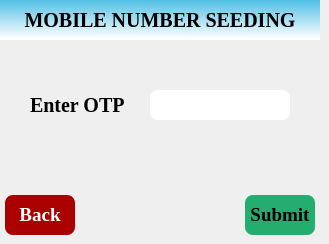
   <widget class="QWidget" name="page_48">
    <widget class="QLabel" name="label_53">
     <property name="geometry">
      <rect>
       <x>0</x>
       <y>0</y>
       <width>320</width>
       <height>40</height>
      </rect>
     </property>
     <property name="font">
      <font>
       <family>Liberation Serif</family>
       <pointsize>15</pointsize>
       <weight>75</weight>
       <bold>true</bold>
      </font>
     </property>
     <property name="styleSheet">
      <string notr="true">background-color: qlineargradient(spread:pad, x1:0.97005, y1:0, x2:0.960199, y2:0.972, stop:0 rgba(80, 191, 229, 255), stop:1 rgba(255, 255, 255, 255));</string>
     </property>
     <property name="text">
      <string>MOBILE NUMBER SEEDING</string>
     </property>
     <property name="alignment">
      <set>Qt::AlignCenter</set>
     </property>
    </widget>
    <widget class="QLabel" name="label_61">
     <property name="geometry">
      <rect>
       <x>30</x>
       <y>90</y>
       <width>120</width>
       <height>30</height>
      </rect>
     </property>
     <property name="font">
      <font>
       <family>Liberation Serif</family>
       <pointsize>15</pointsize>
       <weight>75</weight>
       <bold>true</bold>
      </font>
     </property>
     <property name="styleSheet">
      <string notr="true"/>
     </property>
     <property name="text">
      <string>Enter OTP</string>
     </property>
    </widget>
    <widget class="QLineEdit" name="leditmobupdateotp">
     <property name="geometry">
      <rect>
       <x>150</x>
       <y>90</y>
       <width>140</width>
       <height>30</height>
      </rect>
     </property>
     <property name="font">
      <font>
       <family>Liberation Serif</family>
       <pointsize>15</pointsize>
       <weight>75</weight>
       <bold>true</bold>
      </font>
     </property>
     <property name="styleSheet">
      <string notr="true">border-radius: 8px;
background-color: rgb(255, 255, 255);</string>
     </property>
     <property name="maxLength">
      <number>6</number>
     </property>
    </widget>
    <widget class="QPushButton" name="leditmobupdatebk">
     <property name="geometry">
      <rect>
       <x>5</x>
       <y>195</y>
       <width>70</width>
       <height>40</height>
      </rect>
     </property>
     <property name="font">
      <font>
       <family>Liberation Serif</family>
       <pointsize>14</pointsize>
       <weight>75</weight>
       <bold>true</bold>
      </font>
     </property>
     <property name="styleSheet">
      <string notr="true">border-radius: 8px;
background-color: rgb(170, 0, 0);
color: rgb(255, 255, 255);</string>
     </property>
     <property name="text">
      <string>Back</string>
     </property>
    </widget>
    <widget class="QPushButton" name="leditmobupdatesub">
     <property name="geometry">
      <rect>
       <x>245</x>
       <y>195</y>
       <width>70</width>
       <height>40</height>
      </rect>
     </property>
     <property name="font">
      <font>
       <family>Liberation Serif</family>
       <pointsize>14</pointsize>
       <weight>75</weight>
       <bold>true</bold>
      </font>
     </property>
     <property name="styleSheet">
      <string notr="true">border-radius: 8px;
background-color: rgb(35, 173, 111);
color: rgb(0, 0, 0);</string>
     </property>
     <property name="text">
      <string>Submit</string>
     </property>
    </widget>
   </widget>
